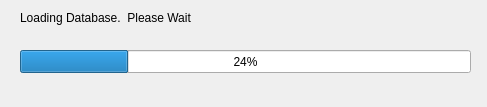
<?xml version="1.0" encoding="UTF-8"?>
<ui version="4.0">
 <class>LoadProgress</class>
 <widget class="QDialog" name="LoadProgress">
  <property name="windowModality">
   <enum>Qt::WindowModal</enum>
  </property>
  <property name="geometry">
   <rect>
    <x>0</x>
    <y>0</y>
    <width>487</width>
    <height>107</height>
   </rect>
  </property>
  <property name="cursor">
   <cursorShape>ArrowCursor</cursorShape>
  </property>
  <property name="windowTitle">
   <string>Loading Database</string>
  </property>
  <widget class="QLabel" name="lblLoading">
   <property name="geometry">
    <rect>
     <x>20</x>
     <y>10</y>
     <width>481</width>
     <height>16</height>
    </rect>
   </property>
   <property name="text">
    <string>Loading Database.  Please Wait</string>
   </property>
  </widget>
  <widget class="QProgressBar" name="progressBar">
   <property name="geometry">
    <rect>
     <x>20</x>
     <y>50</y>
     <width>451</width>
     <height>23</height>
    </rect>
   </property>
   <property name="value">
    <number>24</number>
   </property>
  </widget>
 </widget>
 <resources/>
 <connections/>
</ui>
